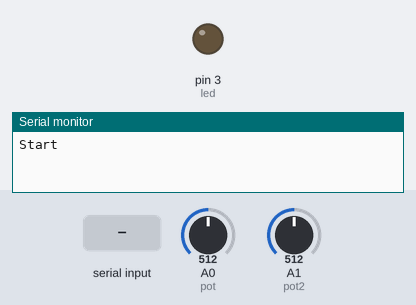
Bench run of a sketch on a simulated Arduino Uno, built with avr-gcc and run on an emulated ATmega328P. Parts: output pins drawn as LEDs (lit = HIGH), the last lines printed to the serial monitor. The inputs (shaded band) are chosen by the test bench; at power-on: A0 (pot) = 512, A1 (pot2) = 512.

Above: at 1.2 s.
1.3 s: "x" received over Serial
3.9 s: "x" received over Serial
At 5.3 s:
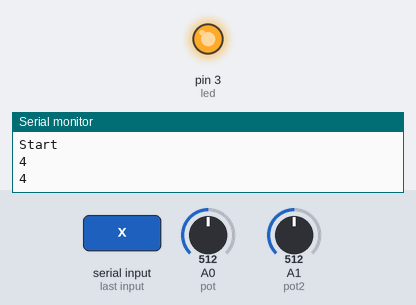
Timing chart, 0 to 6.9 s (numbered marks = the images above; inputs shaded):
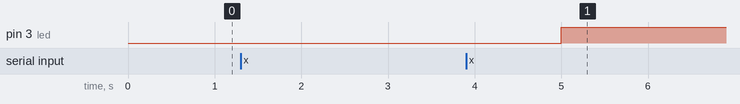

The sketch:

sketch_may9a.ino
```cpp
int pot = A0;
int pot2 = A1;

int led = 3;

int potValue = 0;
int prevPot = 0;
int potValue2 = 0;
int prevPot2 = 0;


int prev = 0;

void setup() {
  // put your setup code here, to run once:
  Serial.begin(9600);
  pinMode(pot, INPUT);
  pinMode(pot2, INPUT);
  pinMode(led,OUTPUT);
  Serial.println("Start");
}

void loop() {
  // digitalWrite(potpin, 1);
  // put your main code here, to run repeatedly:
  potValue = toNine(analogRead(pot));
  potValue2 = toNine(analogRead(pot2));

  // Serial.println(analogRead(pot));
  // Serial.println(potValue);
  // Serial.println(potValue2);
  // delay(100);
  // delay(100);
  if(Serial.available()>0){
    String a = Serial.readString();
    delay(100);
    if(a=="x" and prev==0){
      Serial.println((potValue));
      digitalWrite(led,0);
      prev=1;
    }
    else if (a=="x" and prev==1){
      Serial.println((potValue2));
      digitalWrite(led, 1);
      prev=0;
    }
  }
  // Serial.println("test");
}

int toNine(float value){
  int a = (value/1023)*9;
  return a;
}
```

Measured:
- after the input at 3.9 s, pin 3 (led): LOW → HIGH after 1.1 s
